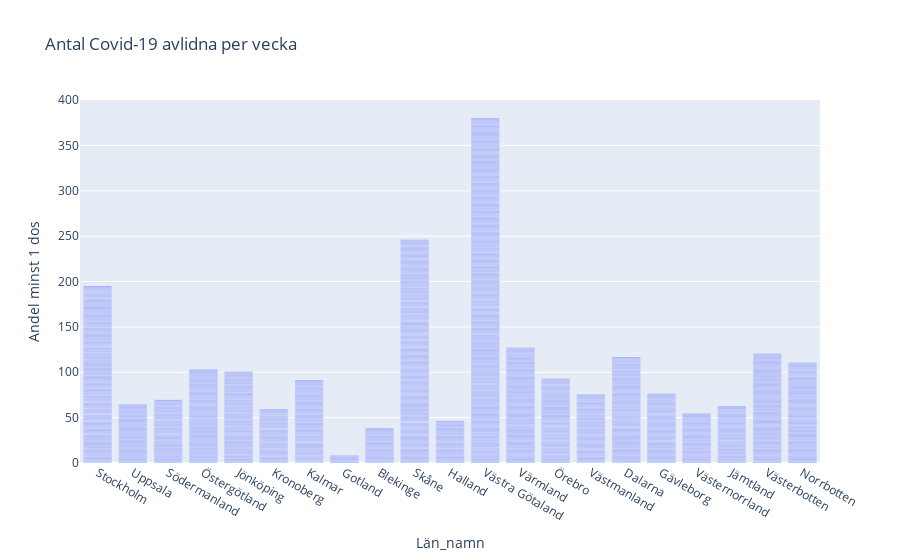

The notebook cell saved with this chart:
### Code cell
## Uppgift 2e

fig1 = px.bar(smittodata_v_r, x= "Län_namn", y = "Andel minst 1 dos", title= "Antal Covid-19 avlidna per vecka")
#fig1.add_scatter(x=smittodata_v_r["Län_namn"],y=smittodata_v_r["Andel färdigvaccinerade"])
fig1.show()

### Figure 1 — Plotly figure (JSON) as saved in the notebook; plotly's stock layout.template omitted (floating-point values rounded to 4 significant figures; data arrays with more than 128 entries replaced by an {"elided": "..."} marker saying what was removed)
{"data": [{"alignmentgroup": "True", "hovertemplate": "Län_namn=%{x}<br>Andel minst 1 dos=%{y}<extra></extra>", "legendgroup": "", "marker": {"color": "#636efa", "pattern": {"shape": ""}}, "name": "", "offsetgroup": "", "orientation": "v", "showlegend": false, "textposition": "auto", "type": "bar", "x": {"elided": "2610 str values"}, "xaxis": "x", "y": {"elided": "2610 float values"}, "yaxis": "y"}], "layout": {"barmode": "relative", "legend": {"tracegroupgap": 0}, "title": {"text": "Antal Covid-19 avlidna per vecka"}, "xaxis": {"anchor": "y", "domain": [0, 1], "title": {"text": "Län_namn"}}, "yaxis": {"anchor": "x", "domain": [0, 1], "title": {"text": "Andel minst 1 dos"}}}}
